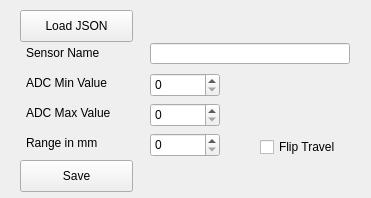
<?xml version="1.0" encoding="UTF-8"?>
<ui version="4.0">
 <class>new_sensor</class>
 <widget class="QWidget" name="new_sensor">
  <property name="geometry">
   <rect>
    <x>0</x>
    <y>0</y>
    <width>371</width>
    <height>198</height>
   </rect>
  </property>
  <property name="windowTitle">
   <string>New Sensor</string>
  </property>
  <widget class="QPushButton" name="load_json_bttn">
   <property name="geometry">
    <rect>
     <x>20</x>
     <y>10</y>
     <width>113</width>
     <height>32</height>
    </rect>
   </property>
   <property name="text">
    <string>Load JSON</string>
   </property>
  </widget>
  <widget class="QPushButton" name="save_bttn">
   <property name="geometry">
    <rect>
     <x>20</x>
     <y>160</y>
     <width>113</width>
     <height>32</height>
    </rect>
   </property>
   <property name="text">
    <string>Save</string>
   </property>
  </widget>
  <widget class="QLineEdit" name="sensor_name">
   <property name="geometry">
    <rect>
     <x>150</x>
     <y>43</y>
     <width>200</width>
     <height>21</height>
    </rect>
   </property>
  </widget>
  <widget class="QSpinBox" name="adcMin_val">
   <property name="geometry">
    <rect>
     <x>150</x>
     <y>73</y>
     <width>70</width>
     <height>24</height>
    </rect>
   </property>
  </widget>
  <widget class="QSpinBox" name="adcMax_val">
   <property name="geometry">
    <rect>
     <x>150</x>
     <y>103</y>
     <width>70</width>
     <height>24</height>
    </rect>
   </property>
  </widget>
  <widget class="QSpinBox" name="range_val">
   <property name="geometry">
    <rect>
     <x>150</x>
     <y>133</y>
     <width>70</width>
     <height>24</height>
    </rect>
   </property>
  </widget>
  <widget class="QCheckBox" name="flip_travel_check">
   <property name="geometry">
    <rect>
     <x>260</x>
     <y>137</y>
     <width>87</width>
     <height>20</height>
    </rect>
   </property>
   <property name="text">
    <string>Flip Travel</string>
   </property>
  </widget>
  <widget class="QLabel" name="label">
   <property name="geometry">
    <rect>
     <x>26</x>
     <y>45</y>
     <width>100</width>
     <height>16</height>
    </rect>
   </property>
   <property name="text">
    <string>Sensor Name</string>
   </property>
  </widget>
  <widget class="QLabel" name="label_2">
   <property name="geometry">
    <rect>
     <x>26</x>
     <y>75</y>
     <width>100</width>
     <height>16</height>
    </rect>
   </property>
   <property name="text">
    <string>ADC Min Value</string>
   </property>
  </widget>
  <widget class="QLabel" name="label_3">
   <property name="geometry">
    <rect>
     <x>26</x>
     <y>105</y>
     <width>100</width>
     <height>16</height>
    </rect>
   </property>
   <property name="text">
    <string>ADC Max Value</string>
   </property>
  </widget>
  <widget class="QLabel" name="label_4">
   <property name="geometry">
    <rect>
     <x>26</x>
     <y>135</y>
     <width>100</width>
     <height>16</height>
    </rect>
   </property>
   <property name="text">
    <string>Range in mm</string>
   </property>
  </widget>
 </widget>
 <resources/>
 <connections/>
</ui>
